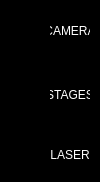
        <widget class="QFrame" name="left_side_menu">
         <property name="minimumSize">
          <size>
           <width>0</width>
           <height>40</height>
          </size>
         </property>
         <property name="maximumSize">
          <size>
           <width>50</width>
           <height>16777215</height>
          </size>
         </property>
         <property name="styleSheet">
          <string notr="true">QFrame{
background-color:#000;
}

QPushButton{
padding:20px 10px;
border:none;
border-radius:10px;
background-color:#000;
color:#fff;
}

QPushButton:hover{
	background-color: rgb(0, 92, 157);
}</string>
         </property>
         <property name="frameShape">
          <enum>QFrame::NoFrame</enum>
         </property>
         <property name="frameShadow">
          <enum>QFrame::Raised</enum>
         </property>
         <layout class="QVBoxLayout" name="verticalLayout_3">
          <property name="spacing">
           <number>0</number>
          </property>
          <property name="leftMargin">
           <number>0</number>
          </property>
          <property name="topMargin">
           <number>0</number>
          </property>
          <property name="rightMargin">
           <number>0</number>
          </property>
          <property name="bottomMargin">
           <number>0</number>
          </property>
          <item>
           <widget class="QPushButton" name="camera_button">
            <property name="minimumSize">
             <size>
              <width>100</width>
              <height>62</height>
             </size>
            </property>
            <property name="cursor">
             <cursorShape>PointingHandCursor</cursorShape>
            </property>
            <property name="styleSheet">
             <string notr="true">background-image: url(:/icons/icons/cil-video.png);
background-repeat:none;
padding-left:50px;
background-position:center left;</string>
            </property>
            <property name="text">
             <string>CAMERA</string>
            </property>
           </widget>
          </item>
          <item>
           <widget class="QPushButton" name="stage_button">
            <property name="minimumSize">
             <size>
              <width>100</width>
              <height>66</height>
             </size>
            </property>
            <property name="cursor">
             <cursorShape>PointingHandCursor</cursorShape>
            </property>
            <property name="styleSheet">
             <string notr="true">background-image: url(:/icons/icons/cil-gamepad.png);
background-repeat:none;
padding-left:50px;
background-position:center left;</string>
            </property>
            <property name="text">
             <string>STAGES</string>
            </property>
            <property name="iconSize">
             <size>
              <width>16</width>
              <height>16</height>
             </size>
            </property>
           </widget>
          </item>
          <item>
           <widget class="QPushButton" name="laser_button">
            <property name="minimumSize">
             <size>
              <width>100</width>
              <height>0</height>
             </size>
            </property>
            <property name="cursor">
             <cursorShape>PointingHandCursor</cursorShape>
            </property>
            <property name="styleSheet">
             <string notr="true">background-image: url(:/icons/icons/cil-speedometer.png);
background-repeat:none;
padding-left:50px;
background-position:center left;</string>
            </property>
            <property name="text">
             <string>LASER</string>
            </property>
            <property name="iconSize">
             <size>
              <width>16</width>
              <height>16</height>
             </size>
            </property>
           </widget>
          </item>
         </layout>
        </widget>
